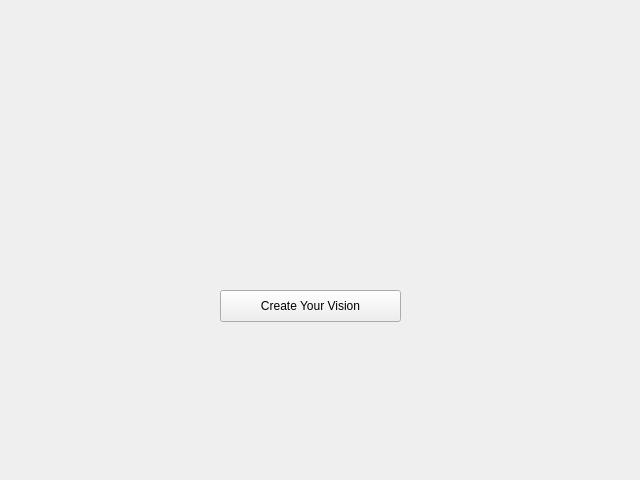
<?xml version="1.0" encoding="UTF-8"?>
<ui version="4.0">
 <class>CreatePage</class>
 <widget class="QWidget" name="CreatePage">
  <property name="geometry">
   <rect>
    <x>0</x>
    <y>0</y>
    <width>640</width>
    <height>480</height>
   </rect>
  </property>
  <property name="windowTitle">
   <string>Form</string>
  </property>
  <widget class="QPushButton" name="createButton">
   <property name="geometry">
    <rect>
     <x>220</x>
     <y>290</y>
     <width>181</width>
     <height>32</height>
    </rect>
   </property>
   <property name="text">
    <string>Create Your Vision</string>
   </property>
  </widget>
 </widget>
 <resources/>
 <connections/>
</ui>
